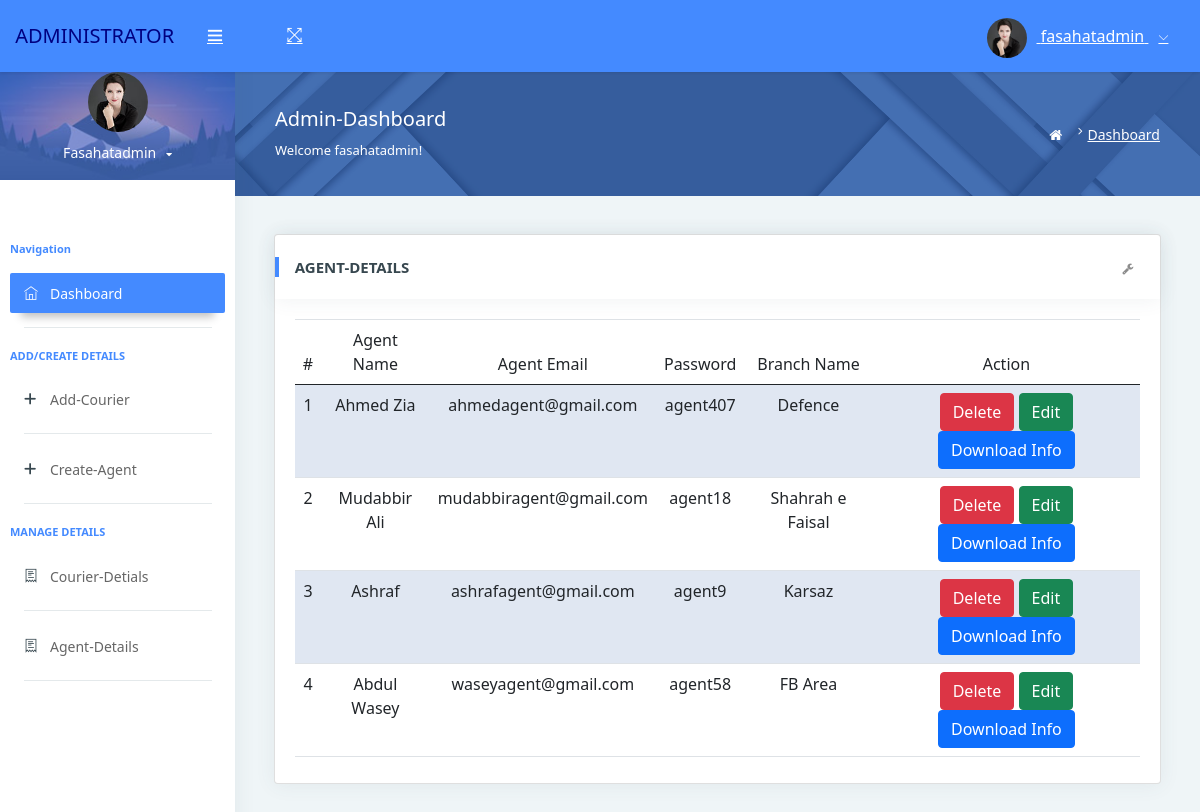
/admindashboard/public.php?agent-details (signed in), run on the app's committed database.
### tables this page shows
CREATE TABLE `agent` (
  `agent_id` int(11) NOT NULL,
  `agent_name` varchar(255) DEFAULT NULL,
  `agent_email` varchar(255) DEFAULT NULL,
  `agent_password` varchar(255) DEFAULT NULL,
  `branch_id` int(11) DEFAULT NULL
);

CREATE TABLE `branch` (
  `branch_id` int(11) NOT NULL,
  `branch_name` varchar(255) DEFAULT NULL
);

### admindashboard/agent-details.php (the view, shortened to what this page needs)
<?php
include "../connection.php";
?>
                        <div class="pcoded-inner-content">
                            <div class="main-body">
                                <div class="page-wrapper">
                                    <div class="page-body">
                                        <div class="card">
                                            <div class="card-header">
                                                <h5>AGENT-DETAILS</h5>
                                                <div class="card-header-right">
                                                    <ul class="list-unstyled card-option">
                                                        <li><i class="fa fa fa-wrench open-card-option"></i></li>
                                                    </ul>
                                                </div>
                                            </div>
                                            <div class="card-block table-border-style">
                                                <div class="table-responsive">
                                                    <table class="table table-striped text-center">
                                                        <thead>
                                                            <tr>
                                                                <th>#</th>
                                                                <th>Agent Name</th>
                                                                <th>Agent Email</th>
                                                                <th>Password</th>
                                                                <th>Branch Name</th>
                                                                <th>Action</th>
                                                            </tr>
                                                            </thead>
                                                            <tbody>
                                                            <?php
                                                           $query = mysqli_query($connection,"select agent.*,branch.branch_name from agent join branch on branch.branch_id = agent.branch_id");
                                                           foreach($query as $value){
                                                            ?>
                                                            <tr>
                                                                <td> <?php echo $value['agent_id']?> </td>
                                                                <td> <?php echo $value['agent_name']?> </td>
                                                                <td> <?php echo $value['agent_email']?> </td>
                                                                <td> <?php echo $value['agent_password']?> </td>
                                                                <td> <?php echo $value['branch_name']?> </td>
                                                                <td>
                                                                <button type="button" class="btn btn-danger" data-bs-toggle="modal"
                                                                data-bs-target="#delete<?php echo $value['agent_id']?>">Delete</button>
                                                                <button type="button" class="btn btn-success" data-bs-toggle="modal"
                                                                data-bs-target="#edit<?php echo $value['agent_id']?>">Edit</button>
                                                                <button type="button" class="btn btn-primary"
                                                                    onclick="window.open('agent_report.php?id=<?php echo $value['agent_id']; ?>')">
                                                                    Download Info
                                                                </button>
                                                                </td>
                                                            </tr>
                                                            <?php
                                                        }
                                                        ?>
                                                        </tbody>
                                                    </table>
                                                </div>
                                            </div>
                                        </div>
                                    </div>
                                </div>
                            </div>
                        </div>
                    </div>
                </div>
            </div>
        </div>
    </div>
        <link rel="stylesheet" href="assets/css/delmodal.css">
    <link rel="stylesheet" href="https://maxcdn.bootstrapcdn.com/font-awesome/4.7.0/css/font-awesome.min.css">
    <link href="https://cdn.jsdelivr.net/npm/bootstrap@5.0.2/dist/css/bootstrap.min.css" rel="stylesheet">
</body>
</html>

### admindashboard/public.php (shortened to what this page needs)
<!DOCTYPE html>
<html lang="en">
<head>
    <link rel="stylesheet" href="assets/pages/waves/css/waves.min.css" type="text/css" media="all">
    <link rel="stylesheet" type="text/css" href="assets/css/bootstrap/css/bootstrap.min.css">
    <link rel="stylesheet" href="assets/pages/waves/css/waves.min.css" type="text/css" media="all">
    <link rel="stylesheet" type="text/css" href="assets/icon/themify-icons/themify-icons.css">
    <link rel="stylesheet" type="text/css" href="assets/css/font-awesome-n.min.css">
    <link rel="stylesheet" type="text/css" href="assets/css/font-awesome.min.css">
    <link rel="stylesheet" type="text/css" href="assets/css/jquery.mCustomScrollbar.css">
    <link rel="stylesheet" type="text/css" href="assets/css/style.css">
     <link rel="stylesheet" href="https://cdnjs.cloudflare.com/ajax/libs/font-awesome/6.7.2/css/all.min.css">
</head>
<body>
    <div id="pcoded" class="pcoded">
        <div class="pcoded-container navbar-wrapper">
            <nav class="navbar header-navbar pcoded-header">
                <div class="navbar-wrapper">
                    <div class="navbar-logo">
                        <a class="mobile-menu waves-effect waves-light" id="mobile-collapse" href="#!">
                            <i class="ti-menu"></i>
                        </a>
                            <h5 style="color:navy;" >&nbsp;Administrator</h5>
                    </div>
                    <div class="navbar-container container-fluid">
                        <ul class="nav-left">
                            <li>
                                <a href="#!" onclick="javascript:toggleFullScreen()" class="waves-effect waves-light">
                                    <i class="ti-fullscreen"></i>
                                </a>
                            </li>
                        </ul>
                        <ul class="nav-right">
                            <li class="user-profile header-notification">
                                <a href="#!" class="waves-effect waves-light">
                                    <img src="assets/images/avatar-4.jpg" class="img-radius" alt="User-Profile-Image">
                                    <span><?php echo  $_SESSION['adminName']?></span>
                                    <i class="ti-angle-down"></i>
                                </a>
                            </li>
                        </ul>
                    </div>
                </div>
            </nav>
            <div class="pcoded-main-container">
                <div class="pcoded-wrapper">
                    <nav class="pcoded-navbar">
                        <div class="pcoded-inner-navbar main-menu">
                            <div class="">
                                <div class="main-menu-header">
                                    <img class="img-80 img-radius" src="assets/images/avatar-4.jpg" alt="User-Profile-Image">
                                    <div class="user-details">
                                        <span id="more-details"><?php echo $_SESSION['adminName']?><i class="fa fa-caret-down"></i></span>
                                    </div>
                                </div>
                            </div>
                            <div class="p-15 p-b-0">
                            </div>
                            <div class="pcoded-navigation-label">Navigation</div>
                            <ul class="pcoded-item pcoded-left-item">
                                <li class="active">
                                    <a href="public.php?index" class="waves-effect waves-dark">
                                        <span class="pcoded-micon"><i class="ti-home"></i><b>D</b></span>
                                        <span class="pcoded-mtext">Dashboard</span>
                                    </a>
                                </li>
                            </ul>
                            <div class="pcoded-navigation-label">ADD/CREATE DETAILS</div>
                            <ul class="pcoded-item pcoded-left-item">
                                <li class="">
                                    <a href="public.php?courier-add" class="waves-effect waves-dark">
                                        <span class="pcoded-micon"><i class="fa-solid fa-plus"></i><b>FC</b></span>
                                        <span class="pcoded-mtext">Add-Courier</span>
                                    </a>
                                </li>
                            </ul>
                            <ul class="pcoded-item pcoded-left-item">
                                <li class="">
                                    <a href="public.php?agent-create" class="waves-effect waves-dark">
                                        <span class="pcoded-micon"><i class="fa-solid fa-plus"></i><b>FC</b></span>
                                        <span class="pcoded-mtext">Create-Agent</span>
                                    </a>
                                </li>
                            </ul>
                            <div class="pcoded-navigation-label">MANAGE DETAILS</div>
                            <ul class="pcoded-item pcoded-left-item">
                                <li class="">
                                    <a href="public.php?courier-details" class="waves-effect waves-dark">
                                        <span class="pcoded-micon"><i class="ti-receipt"></i><b>B</b></span>
                                        <span class="pcoded-mtext">Courier-Detials</span>
                                    </a>
                                </li>
                            </ul>
                            <ul class="pcoded-item pcoded-left-item">
                                <li class="">
                                    <a href="public.php?agent-details" class="waves-effect waves-dark">
                                        <span class="pcoded-micon"><i class="ti-receipt"></i><b>B</b></span>
                                        <span class="pcoded-mtext">Agent-Details</span>
                                    </a>
                                </li>
                            </ul>
                        </div>
                    </nav>
                    <div class="pcoded-content">
                        <div class="page-header">
                            <div class="page-block">
                                <div class="row align-items-center">
                                    <div class="col-md-8">
                                        <div class="page-header-title">
                                            <h5 class="m-b-10">Admin-Dashboard</h5>
                                            <p class="m-b-0">Welcome <?php echo $_SESSION['adminName'] ?>!</p>
                                        </div>
                                    </div>
                                    <div class="col-md-4">
                                        <ul class="breadcrumb">
                                            <li class="breadcrumb-item">
                                                <a href="public.php?index"> <i class="fa fa-home"></i> </a>
                                            </li>
                                            <li class="breadcrumb-item"><a href="public.php?index">Dashboard</a>
                                            </li>
                                        </ul>
                                    </div>
                                </div>
                            </div>
                        </div>
                        <?php
                        if(isset($_GET['agent-details'])){
                            include "agent-details.php";
                        }
                        ?>

### data on the page
agent: agent_id "1", agent_name "Ahmed Zia", agent_email "ahmedagent@gmail.com", agent_password "agent407", branch.branch_name "Defence"
agent: agent_id "2", agent_name "Mudabbir Ali", agent_email "mudabbiragent@gmail.com", agent_password "agent18", branch.branch_name "Shahrah e Faisal"
agent: agent_id "3", agent_name "Ashraf", agent_email "ashrafagent@gmail.com", agent_password "agent9", branch.branch_name "Karsaz"
agent: agent_id "4", agent_name "Abdul Wasey", agent_email "waseyagent@gmail.com", agent_password "agent58", branch.branch_name "FB Area"

### other printed values
$_SESSION['adminName'] "fasahatadmin"
$_SESSION['adminName'] "Fasahatadmin"
